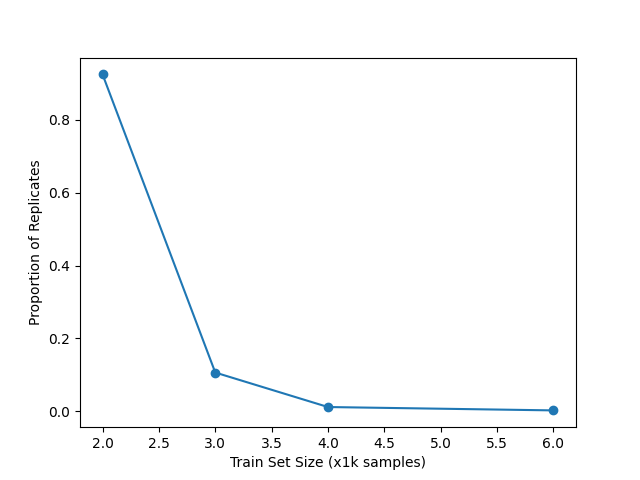
#> input picture replicate_report/new_gmcifar_replicate_proportion_plot.png, 640 x 480 px
$ python evaluate_model.py --training_folders ../replicate_report ../replicate_report ../replicate_report ../replicate_report --sample_folders ../replicate_report ../replicate_report ../replicate_report ../replicate_report --output_folder out
#> lines starting #> are read from the running program, lines starting #| are printed output that depends on the picture
import os
import numpy as np
import skimage.io as io
import argparse
import matplotlib.pyplot as plt
from tqdm.auto import tqdm

# Function to calculate L2 norm between two images
def l2_norm(img1, img2):
    return np.linalg.norm(img1 - img2)

def main(training_folders, sample_folders, output_folder):
    # Initialize lists to store results for plotting
#> called with output_folder = 'out'
    sample_counts = []
    replicate_proportions = []

    # Process each sample folder and corresponding training folder
    for training_folder, sample_folder in zip(training_folders, sample_folders):
        # Load all training images into a list
        training_images = []
        training_filenames = []
        for filename in os.listdir(training_folder):
            img_path = os.path.join(training_folder, filename)
            img = io.imread(img_path).astype(float)/255
            training_images.append(img)
            training_filenames.append(filename)

        # Load all sample images into a list
        sample_images = []
        sample_filenames = []
        for filename in os.listdir(sample_folder):
            img_path = os.path.join(sample_folder, filename)
            img = io.imread(img_path).astype(float)/255
            sample_images.append(img)
            sample_filenames.append(filename)

        # Check for replicates
        replicate_count = 0
        replicate_print_count = 0
        nonreplicate_print_count = 0

        for sample_img, sample_filename in tqdm(zip(sample_images, sample_filenames)):
            # Calculate L2 norms between the sample image and all training images
            distances = np.array([l2_norm(sample_img, train_img) for train_img in training_images])

            # Find the index of the training image with the smallest L2 norm
            min_index = np.argmin(distances)
            min_distance = distances[min_index]

            # Find the smallest and second smallest L2 norms
            sorted_distances = np.sort(distances)
            if len(sorted_distances) >= 2:
                d1, d2 = sorted_distances[0], sorted_distances[1]

                # Check the replicate condition
                if d1 / d2 < 1/3:
                    replicate_count += 1
                    if (replicate_print_count < 10):
                        replicate_print_count += 1
                        # Print the sample image name and the corresponding training image name with the smallest L2 norm
                        print(f'Replicate: Sample Image: {sample_filename} -> Closest Training Image: {training_filenames[min_index]} (L2 Norm: {min_distance:.4f})')
                else:
                    if (nonreplicate_print_count < 10):
                        nonreplicate_print_count += 1
                        # Print the sample image name and the corresponding training image name with the smallest L2 norm
                        print(f'Nonreplicate: Sample Image: {sample_filename} -> Closest Training Image: {training_filenames[min_index]} (L2 Norm: {min_distance:.4f})')
#> this loop made 1 pass
#> (distances, min_index, min_distance, sorted_distances) on pass 1: ([0], 0, 0, [0])
#> after the loop, nonreplicate_print_count = 0; replicate_count = 0; replicate_print_count = 0

        # Calculate proportion of replicates
        total_samples = len(sample_images)
#> total_samples = 1
        replicate_proportion = replicate_count / total_samples
#> replicate_proportion = 0

        # Print results
        print(f'Sample Folder: {sample_folder} compared with Training Folder: {training_folder}')
        print(f'Number of replicates: {replicate_count}')
#| Number of replicates: 0
        print(f'Proportion of replicates: {replicate_proportion:.4f}')
#| Proportion of replicates: 0.0000

        # Store results for plotting
        sample_counts.append(total_samples)
        replicate_proportions.append(replicate_proportion)

    # Plot the relationship between sample counts and replicate proportions
    x_values = [2, 3, 4, 6]  # Hardcoded x-axis values
#> x_values = [2, 3, 4, 6]
    plt.figure()
    plt.plot(x_values, replicate_proportions, marker='o')
    plt.xlabel('Train Set Size (x1k samples)')
    plt.ylabel('Proportion of Replicates')
    # plt.title('GM ')

    # Save the plot to the output folder
    if not os.path.exists(output_folder):
        os.makedirs(output_folder)
    plot_path = os.path.join(output_folder, 'new_gmcifar_replicate_proportion_plot.png')
    plt.savefig(plot_path)
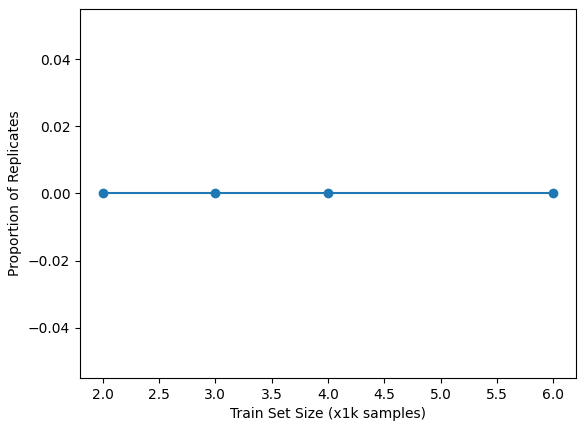
#> figure drawn by matplotlib, 1 panel
    plt.show()

if __name__ == "__main__":
    parser = argparse.ArgumentParser(description="Detect replicated images between training and sample sets.")
    parser.add_argument('--training_folders', type=str, nargs=4, required=True, help="Paths to the 4 training folders")
    parser.add_argument('--sample_folders', type=str, nargs=4, required=True, help="Paths to the 4 sample folders")
    parser.add_argument('--output_folder', type=str, required=True, help="Path to the output folder to save the plot")
    args = parser.parse_args()

    main(args.training_folders, args.sample_folders, args.output_folder)
